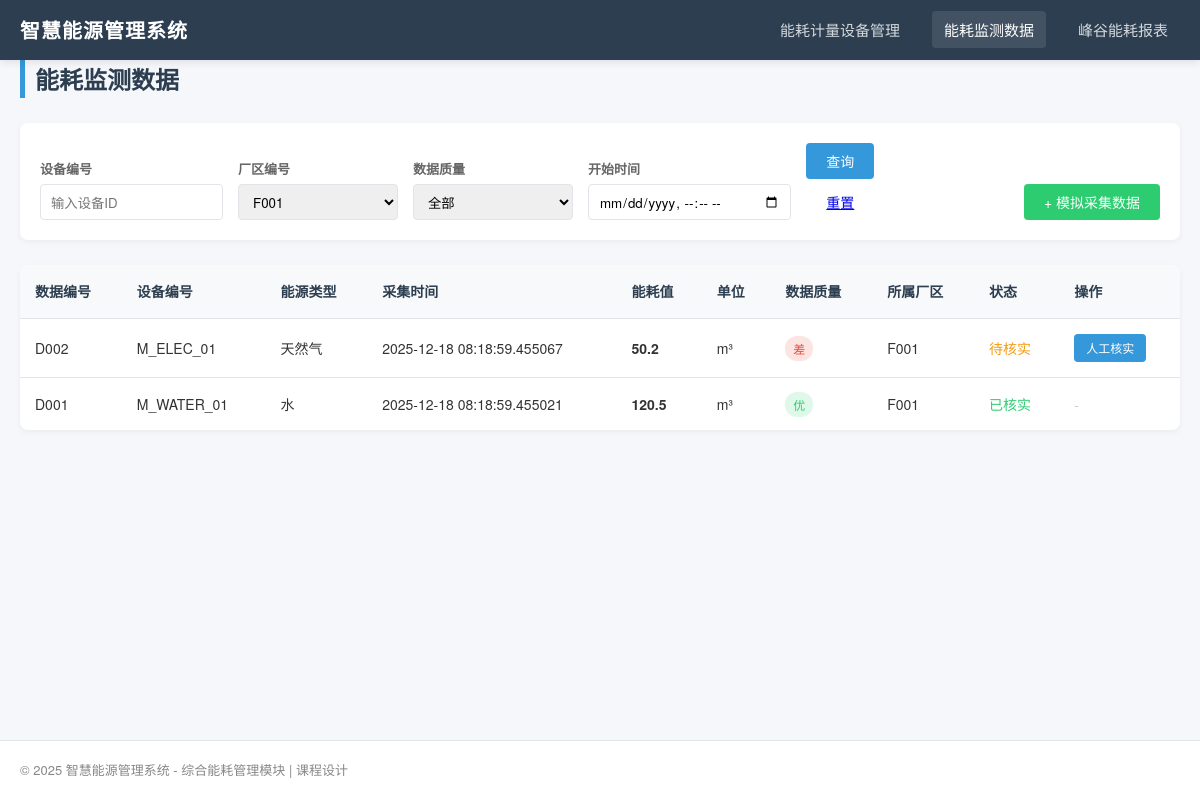
The app's page /energy/monitor_data?factory_id=F001 with its own data.
### backend/models.py (models this page shows, shortened)
class EnergyMonitor(db.Model):
    __tablename__ = "energy_monitor"
    data_id = db.Column(db.String(30), primary_key=True)
    meter_id = db.Column(db.String(20), db.ForeignKey("energy_meter.meter_id"), nullable=False)
    collect_time = db.Column(db.DateTime, nullable=False)
    energy_value = db.Column(db.Float, nullable=False)
    unit = db.Column(db.String(10), nullable=False)
    data_quality = db.Column(db.Enum("优", "良", "中", "差"), default="良")
    factory_id = db.Column(db.String(20), nullable=False)
    is_verified = db.Column(db.Boolean, default=False)
    peak_valley = db.relationship("PeakValleyEnergy", backref="monitor_data", lazy=True, uselist=False)

class EnergyMeter(db.Model):
    __tablename__ = "energy_meter"
    meter_id = db.Column(db.String(20), primary_key=True, comment="设备编号")
    factory_id = db.Column(db.String(20), db.ForeignKey("factory_area.factory_id"), nullable=False, comment="所属厂区编号")
    energy_type = db.Column(db.Enum("水", "蒸汽", "天然气"), nullable=False, comment="能源类型")
    install_location = db.Column(db.String(100), nullable=False, comment="安装位置")
    pipe_spec = db.Column(db.String(20), comment="管径规格")
    comm_protocol = db.Column(db.Enum("RS485", "Lora"), nullable=False, comment="通讯协议")
    run_status = db.Column(db.Enum("正常", "故障"), default="正常", comment="运行状态")
    calib_cycle = db.Column(db.Integer, nullable=False, comment="校准周期")
    manufacturer = db.Column(db.String(50), comment="生产厂家")
    create_time = db.Column(db.DateTime, default=datetime.now)
    monitor_datas = db.relationship("EnergyMonitor", backref="meter", lazy=True)

### backend/routes/energy_routes.py (the view)
@energy_bp.route('/monitor_data')
def monitor_data():
    meter_id = request.args.get('meter_id')
    factory_id = request.args.get('factory_id')
    quality = request.args.get('data_quality')
    start_time = request.args.get('start_time')
    factories = [f.factory_id for f in FactoryArea.query.all()]
    query = EnergyMonitor.query
    if meter_id:
        query = query.filter(EnergyMonitor.meter_id.like(f"%{meter_id}%"))
    if factory_id:
        query = query.filter_by(factory_id=factory_id)
    if quality:
        query = query.filter_by(data_quality=quality)
    if start_time:
        try:
            dt = datetime.strptime(start_time, "%Y-%m-%dT%H:%M")
            query = query.filter(EnergyMonitor.collect_time >= dt)
        except:
            pass
    datas = query.order_by(EnergyMonitor.collect_time.desc()).all()
    filters = {
        "meter_id": meter_id, "factory_id": factory_id,
        "data_quality": quality, "start_time": start_time
    }
    return render_template('monitor_data.html', monitor_datas=datas, factories=factories, filters=filters)

### frontend/templates/monitor_data.html (shortened to what this page needs)
{% extends "base.html" %}
{% block content %}
    <h1 class="page-title">能耗监测数据</h1>
    <div class="filter-bar">
        <div class="filter-item">
            <label>设备编号</label>
            <input type="text" id="s_meter_id" placeholder="输入设备ID" value="{{ filters.meter_id or '' }}">
        </div>
        <div class="filter-item">
            <label>厂区编号</label>
            <select id="s_factory_id">
                {% for f in factories %}
                <option value="{{ f }}" {% if filters.factory_id == f %}selected{% endif %}>{{ f }}</option>
                {% endfor %}
            </select>
        </div>
        <div class="filter-item">
            <label>数据质量</label>
            <select id="s_data_quality">
                <option value="">全部</option>
            </select>
        </div>
        <div class="filter-item">
            <label>开始时间</label>
            <input type="datetime-local" id="s_start_time" value="{{ filters.start_time or '' }}">
        </div>
        <div class="filter-item">
            <button class="btn btn-primary" onclick="filterMonitorData()">查询</button>
            <a href="{{ url_for('energy.monitor_data') }}" class="btn">重置</a>
        </div>
        <div class="filter-item" style="margin-left: auto;">
             <button class="btn btn-success" onclick="simulateCollection()">+ 模拟采集数据</button>
        </div>
    </div>
    <div class="table-responsive">
        <table class="data-table">
            <thead>
                <tr>
                    <th>数据编号</th>
                    <th>设备编号</th>
                    <th>能源类型</th>
                    <th>采集时间</th>
                    <th>能耗值</th>
                    <th>单位</th>
                    <th>数据质量</th>
                    <th>所属厂区</th>
                    <th>状态</th>
                    <th>操作</th>
                </tr>
            </thead>
            <tbody>
                {% if monitor_datas %}
                    {% for data in monitor_datas %}
                    <tr>
                        <td>{{ data.data_id }}</td>
                        <td>{{ data.meter_id }}</td>
                        <td>{{ data.meter.energy_type }}</td>
                        <td>{{ data.collect_time }}</td>
                        <td style="font-weight: bold;">{{ data.energy_value }}</td>
                        <td>{{ data.unit }}</td>
                        <td>
                            {% if data.data_quality == '优' %}
                                <span class="status-badge status-normal">优</span>
                            {% else %}
                                <span class="status-badge status-fault">{{ data.data_quality }}</span>
                            {% endif %}
                        </td>
                        <td>{{ data.factory_id }}</td>
                        <td>
                            {% if data.is_verified %}
                                <span style="color: var(--success-color);">已核实</span>
                            {% else %}
                                <span style="color: #f39c12;">待核实</span>
                            {% endif %}
                        </td>
                        <td>
                            {% if not data.is_verified and data.data_quality in ['中', '差'] %}
                                <button class="btn btn-primary btn-sm" onclick="verifyData('{{ data.data_id }}')">人工核实</button>
                            {% else %}
                                <span style="color:#ccc;">-</span>
                            {% endif %}
                        </td>
                    </tr>
                    {% endfor %}
                {% else %}
                    <tr><td colspan="10" style="text-align: center; color: #999;">暂无监测数据</td></tr>
                {% endif %}
            </tbody>
        </table>
    </div>
{% endblock %}

### frontend/static/css/style.css (style rules this page uses)
:root { --primary-color: #3498db; --secondary-color: #2c3e50; --success-color: #2ecc71; --warning-color: #f1c40f; --danger-color: #e74c3c; --light-bg: #f5f7fa; --border-color: #e1e4e8; --text-color: #333; }
* { margin: 0; padding: 0; box-sizing: border-box; font-family: "Microsoft YaHei", "Helvetica Neue", Arial, sans-serif; }
body { background-color: var(--light-bg); color: var(--text-color); line-height: 1.6; }
.page-title { font-size: 24px; color: var(--secondary-color); margin-bottom: 25px; padding-left: 10px; border-left: 5px solid var(--primary-color); }
.filter-bar { background-color: #fff; padding: 20px; border-radius: 8px; box-shadow: 0 2px 6px rgba(0,0,0,0.05); margin-bottom: 25px; display: flex; flex-wrap: wrap; gap: 15px; align-items: flex-end; }
.filter-item { display: flex; flex-direction: column; gap: 5px; }
.filter-item label { font-size: 13px; color: #666; font-weight: 600; }
.filter-item select, .filter-item input { height: 36px; padding: 0 10px; border: 1px solid var(--border-color); border-radius: 4px; min-width: 160px; outline: none; }
.btn { height: 36px; padding: 0 20px; border: none; border-radius: 4px; cursor: pointer; font-size: 14px; font-weight: 500; transition: all 0.2s; display: inline-flex; align-items: center; justify-content: center; }
.btn-primary { background-color: var(--primary-color); color: #fff; }
.btn-success { background-color: var(--success-color); color: #fff; }
.btn-sm { height: 28px; padding: 0 12px; font-size: 12px; }
.table-responsive { overflow-x: auto; background: #fff; border-radius: 8px; box-shadow: 0 2px 6px rgba(0,0,0,0.05); }
.data-table { width: 100%; border-collapse: collapse; min-width: 800px; }
.data-table th, .data-table td { padding: 15px; text-align: left; border-bottom: 1px solid var(--border-color); font-size: 14px; }
.data-table th { background-color: #f8f9fa; color: var(--secondary-color); font-weight: 600; white-space: nowrap; }
.data-table tr:last-child td { border-bottom: none; }
.status-badge { padding: 4px 8px; border-radius: 12px; font-size: 12px; font-weight: 500; }
.status-normal { background-color: rgba(46, 204, 113, 0.15); color: var(--success-color); }
.status-fault { background-color: rgba(231, 76, 60, 0.15); color: var(--danger-color); }

### records on screen
EnergyMonitor: data_id "D002", meter_id "M_ELEC_01", meter.energy_type "天然气", collect_time "2025-12-18 08:18:59.455067", energy_value "50.2", unit "m³", data_quality "差", factory_id "F001", is_verified "待核实"
EnergyMonitor: data_id "D001", meter_id "M_WATER_01", meter.energy_type "水", collect_time "2025-12-18 08:18:59.455021", energy_value "120.5", unit "m³", data_quality "优", factory_id "F001", is_verified "已核实"

### other values on screen
form field value "F001"
